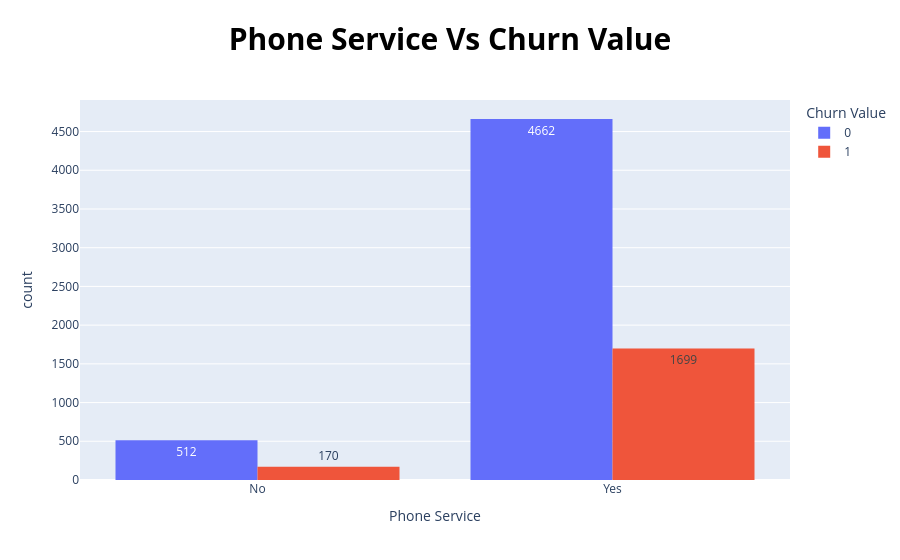

Source (notebook cell):
### Markdown cell above
the worst payment way is by electronic check

### Code cell
algorithm.pie_chart('Phone Service' , data_frame)
algorithm.bar_pixel_plot(data_frame , 'Phone Service' , 'Churn Value')

### Figure 1 — Plotly figure (JSON) as saved in the notebook; plotly's stock layout.template omitted (floating-point values rounded to 4 significant figures)
{"data": [{"alignmentgroup": "True", "bingroup": "x", "histfunc": "sum", "hovertemplate": "Churn Value=0<br>Phone Service=%{x}<br>sum of count=%{y}<extra></extra>", "legendgroup": "0", "marker": {"color": "#636efa", "pattern": {"shape": ""}}, "name": "0", "offsetgroup": "0", "orientation": "v", "showlegend": true, "texttemplate": "%{value}", "type": "histogram", "x": ["No", "Yes"], "xaxis": "x", "y": [512, 4662], "yaxis": "y"}, {"alignmentgroup": "True", "bingroup": "x", "histfunc": "sum", "hovertemplate": "Churn Value=1<br>Phone Service=%{x}<br>sum of count=%{y}<extra></extra>", "legendgroup": "1", "marker": {"color": "#EF553B", "pattern": {"shape": ""}}, "name": "1", "offsetgroup": "1", "orientation": "v", "showlegend": true, "texttemplate": "%{value}", "type": "histogram", "x": ["No", "Yes"], "xaxis": "x", "y": [170, 1699], "yaxis": "y"}], "layout": {"barmode": "group", "legend": {"title": {"text": "Churn Value"}, "tracegroupgap": 0}, "title": {"font": {"color": "black", "size": 30}, "text": "<b>Phone Service Vs Churn Value", "x": 0.5}, "xaxis": {"anchor": "y", "domain": [0, 1], "title": {"text": "Phone Service"}}, "yaxis": {"anchor": "x", "domain": [0, 1], "title": {"text": "count"}}}}
